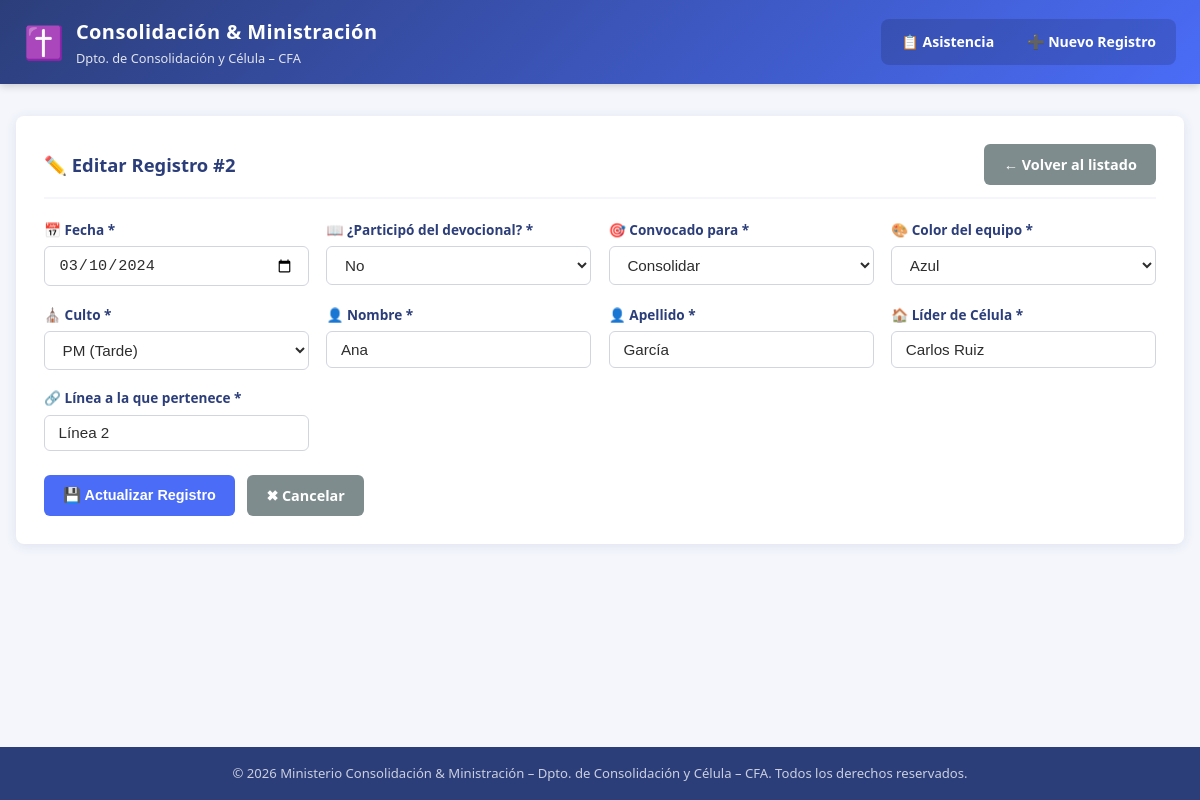
The page /editar.php?id=2 on the database its author committed.
### tables this page shows
CREATE TABLE IF NOT EXISTS asistencia (
    id            INT AUTO_INCREMENT PRIMARY KEY,        
    fecha         DATE NOT NULL,                         
    devocional    ENUM('Sí','No') NOT NULL,              
    convocado     ENUM('Consolidar','Ministrar','Ambos') NOT NULL,  
    color_equipo  VARCHAR(50) NOT NULL,                  
    culto         ENUM('AM','PM') NOT NULL,              
    nombre        VARCHAR(100) NOT NULL,                 
    apellido      VARCHAR(100) NOT NULL,                 
    lider_celula  VARCHAR(150) NOT NULL,                 
    linea         VARCHAR(150) NOT NULL,                 
    created_at    TIMESTAMP DEFAULT CURRENT_TIMESTAMP   
);

### editar.php (the view, shortened to what this page needs)
<?php
$id = filter_input(INPUT_GET, 'id', FILTER_VALIDATE_INT);
$errores = [];
$datos   = [];
try {
    $pdo = obtenerConexion();
    if ($_SERVER['REQUEST_METHOD'] === 'POST') {
        $datos = [
            'fecha'        => trim($_POST['fecha']        ?? ''),
            'devocional'   => trim($_POST['devocional']   ?? ''),
            'convocado'    => trim($_POST['convocado']    ?? ''),
            'color_equipo' => trim($_POST['color_equipo'] ?? ''),
            'culto'        => trim($_POST['culto']        ?? ''),
            'nombre'       => trim($_POST['nombre']       ?? ''),
            'apellido'     => trim($_POST['apellido']     ?? ''),
            'lider_celula' => trim($_POST['lider_celula'] ?? ''),
            'linea'        => trim($_POST['linea']        ?? ''),
        ];
        if ($datos['fecha'] === '' || !preg_match('/^\d{4}-\d{2}-\d{2}$/', $datos['fecha'])) {
            $errores['fecha'] = 'La fecha es obligatoria y debe tener formato válido.';
        }
        if (!in_array($datos['devocional'], ['Sí', 'No'], true)) {
            $errores['devocional'] = 'Debe indicar si participó del devocional.';
        }
        if (!in_array($datos['convocado'], ['Consolidar', 'Ministrar', 'Ambos'], true)) {
            $errores['convocado'] = 'Debe seleccionar el propósito de la convocatoria.';
        }
        if ($datos['color_equipo'] === '') {
            $errores['color_equipo'] = 'El color del equipo es obligatorio.';
        }
        if (!in_array($datos['culto'], ['AM', 'PM'], true)) {
            $errores['culto'] = 'Debe seleccionar el turno del culto (AM o PM).';
        }
        if ($datos['nombre'] === '') {
            $errores['nombre'] = 'El nombre es obligatorio.';
        }
        if ($datos['apellido'] === '') {
            $errores['apellido'] = 'El apellido es obligatorio.';
        }
        if ($datos['lider_celula'] === '') {
            $errores['lider_celula'] = 'El líder de célula es obligatorio.';
        }
        if ($datos['linea'] === '') {
            $errores['linea'] = 'La línea es obligatoria.';
        }
        if (empty($errores)) {
            $sql = "UPDATE asistencia SET
                        fecha        = :fecha,
                        devocional   = :devocional,
                        convocado    = :convocado,
                        color_equipo = :color_equipo,
                        culto        = :culto,
                        nombre       = :nombre,
                        apellido     = :apellido,
                        lider_celula = :lider_celula,
                        linea        = :linea
                    WHERE id = :id";
            $stmt = $pdo->prepare($sql);
            $stmt->execute(array_merge($datos, [':id' => $id]));
            header('Location: index.php?msg=' . urlencode('Registro actualizado exitosamente.') . '&tipo=exito');
            exit;
        }
    } else {
        $stmt = $pdo->prepare('SELECT * FROM asistencia WHERE id = :id');
        $stmt->execute([':id' => $id]);
        $datos = $stmt->fetch();
    }
} catch (PDOException $e) {
    error_log('Error de base de datos en editar.php: ' . $e->getMessage());
    die('<p style="color:red;padding:2rem">No se pudo procesar la solicitud. Por favor, contacte al administrador del sistema.</p>');
}
$coloresEquipo = ['Verde', 'Amarillo', 'Azul', 'Naranja'];
require_once 'includes/header.php';
?>
<div class="tarjeta">
    <div class="tarjeta__encabezado">
        <h2 class="tarjeta__titulo">✏️ Editar Registro #<?= (int)$id ?></h2>
        <a href="index.php" class="btn btn--secundario">← Volver al listado</a>
    </div>
    <form method="post" action="editar.php?id=<?= (int)$id ?>" novalidate>
        <div class="formulario__grid">
            <div class="formulario__grupo">
                <label for="fecha">📅 Fecha *</label>
                <input
                    type="date"
                    id="fecha"
                    name="fecha"
                    value="<?= htmlspecialchars($datos['fecha']) ?>"
                    required
                >
            </div>
            <div class="formulario__grupo">
                <label for="devocional">📖 ¿Participó del devocional? *</label>
                <select id="devocional" name="devocional" required>
                    <option value="No"  <?= $datos['devocional'] === 'No'  ? 'selected' : '' ?>>No</option>
                </select>
            </div>
            <div class="formulario__grupo">
                <label for="convocado">🎯 Convocado para *</label>
                <select id="convocado" name="convocado" required>
                    <option value="Consolidar" <?= $datos['convocado'] === 'Consolidar' ? 'selected' : '' ?>>Consolidar</option>
                </select>
            </div>
            <div class="formulario__grupo">
                <label for="color_equipo">🎨 Color del equipo *</label>
                <select id="color_equipo" name="color_equipo" required>
                    <?php foreach ($coloresEquipo as $color): ?>
                        <option value="<?= htmlspecialchars($color) ?>"
                            <?= $datos['color_equipo'] === $color ? 'selected' : '' ?>>
                            <?= htmlspecialchars($color) ?>
                        </option>
                    <?php endforeach; ?>
                </select>
            </div>
            <div class="formulario__grupo">
                <label for="culto">⛪ Culto *</label>
                <select id="culto" name="culto" required>
                    <option value="PM" <?= $datos['culto'] === 'PM' ? 'selected' : '' ?>>PM (Tarde)</option>
                </select>
            </div>
            <div class="formulario__grupo">
                <label for="nombre">👤 Nombre *</label>
                <input
                    type="text"
                    id="nombre"
                    name="nombre"
                    value="<?= htmlspecialchars($datos['nombre']) ?>"
                    maxlength="100"
                    required
                >
            </div>
            <div class="formulario__grupo">
                <label for="apellido">👤 Apellido *</label>
                <input
                    type="text"
                    id="apellido"
                    name="apellido"
                    value="<?= htmlspecialchars($datos['apellido']) ?>"
                    maxlength="100"
                    required
                >
            </div>
            <div class="formulario__grupo">
                <label for="lider_celula">🏠 Líder de Célula *</label>
                <input
                    type="text"
                    id="lider_celula"
                    name="lider_celula"
                    value="<?= htmlspecialchars($datos['lider_celula']) ?>"
                    maxlength="150"
                    required
                >
            </div>
            <div class="formulario__grupo">
                <label for="linea">🔗 Línea a la que pertenece *</label>
                <input
                    type="text"
                    id="linea"
                    name="linea"
                    value="<?= htmlspecialchars($datos['linea']) ?>"
                    maxlength="150"
                    required
                >
            </div>
        </div>
        <div class="formulario__acciones">
            <button type="submit" class="btn btn--primario">💾 Actualizar Registro</button>
            <a href="index.php" class="btn btn--secundario">✖ Cancelar</a>
        </div>
    </form>
</div>
<?php require_once 'includes/footer.php'; ?>

### css/styles.css (style rules this page uses)
:root { --color-primario: #2c3e7a; --color-secundario: #4a6cf7; --color-fondo: #f4f6fc; --color-blanco: #ffffff; --color-texto: #2d2d2d; --color-borde: #d1d5e0; --color-exito: #27ae60; --color-peligro: #e74c3c; --color-advertencia: #f39c12; --radio-borde: 8px; --sombra: 0 2px 12px rgba(44, 62, 122, 0.10); --transicion: 0.25s ease; }
*, *::before, *::after { box-sizing: border-box; margin: 0; padding: 0; }
html { font-size: 16px; scroll-behavior: smooth; }
body { font-family: 'Segoe UI', Tahoma, Geneva, Verdana, sans-serif; background-color: var(--color-fondo); color: var(--color-texto); line-height: 1.6; min-height: 100vh; display: flex; flex-direction: column; }
.tarjeta { background-color: var(--color-blanco); border-radius: var(--radio-borde); box-shadow: var(--sombra); padding: 1.75rem; margin-bottom: 1.5rem; }
.tarjeta__encabezado { display: flex; align-items: center; justify-content: space-between; flex-wrap: wrap; gap: 0.75rem; margin-bottom: 1.25rem; padding-bottom: 0.75rem; border-bottom: 2px solid var(--color-fondo); }
.tarjeta__titulo { font-size: 1.15rem; font-weight: 700; color: var(--color-primario); }
.formulario__grid { display: grid; grid-template-columns: repeat(auto-fit, minmax(240px, 1fr)); gap: 1.1rem; }
.formulario__grupo { display: flex; flex-direction: column; gap: 0.35rem; }
.formulario__grupo label { font-size: 0.85rem; font-weight: 600; color: var(--color-primario); }
.formulario__grupo input, .formulario__grupo select { padding: 0.55rem 0.85rem; border: 1.5px solid var(--color-borde); border-radius: 6px; font-size: 0.95rem; color: var(--color-texto); background-color: var(--color-blanco); transition: border-color var(--transicion), box-shadow var(--transicion); width: 100%; }
.formulario__acciones { display: flex; gap: 0.75rem; flex-wrap: wrap; margin-top: 1.5rem; }
.btn { display: inline-flex; align-items: center; gap: 0.4rem; padding: 0.55rem 1.2rem; border: none; border-radius: 6px; font-size: 0.9rem; font-weight: 600; cursor: pointer; text-decoration: none; transition: filter var(--transicion), transform var(--transicion); white-space: nowrap; }
.btn--primario { background-color: var(--color-secundario); color: var(--color-blanco); }
.btn--secundario { background-color: #7f8c8d; color: var(--color-blanco); }

### rows shown on the page
asistencia: fecha "03/10/2024", devocional "No", convocado "Consolidar", color_equipo "Azul", culto "PM (Tarde)", nombre "Ana", apellido "García", lider_celula "Carlos Ruiz", linea "Línea 2"

### other values the page prints
$id "2"
